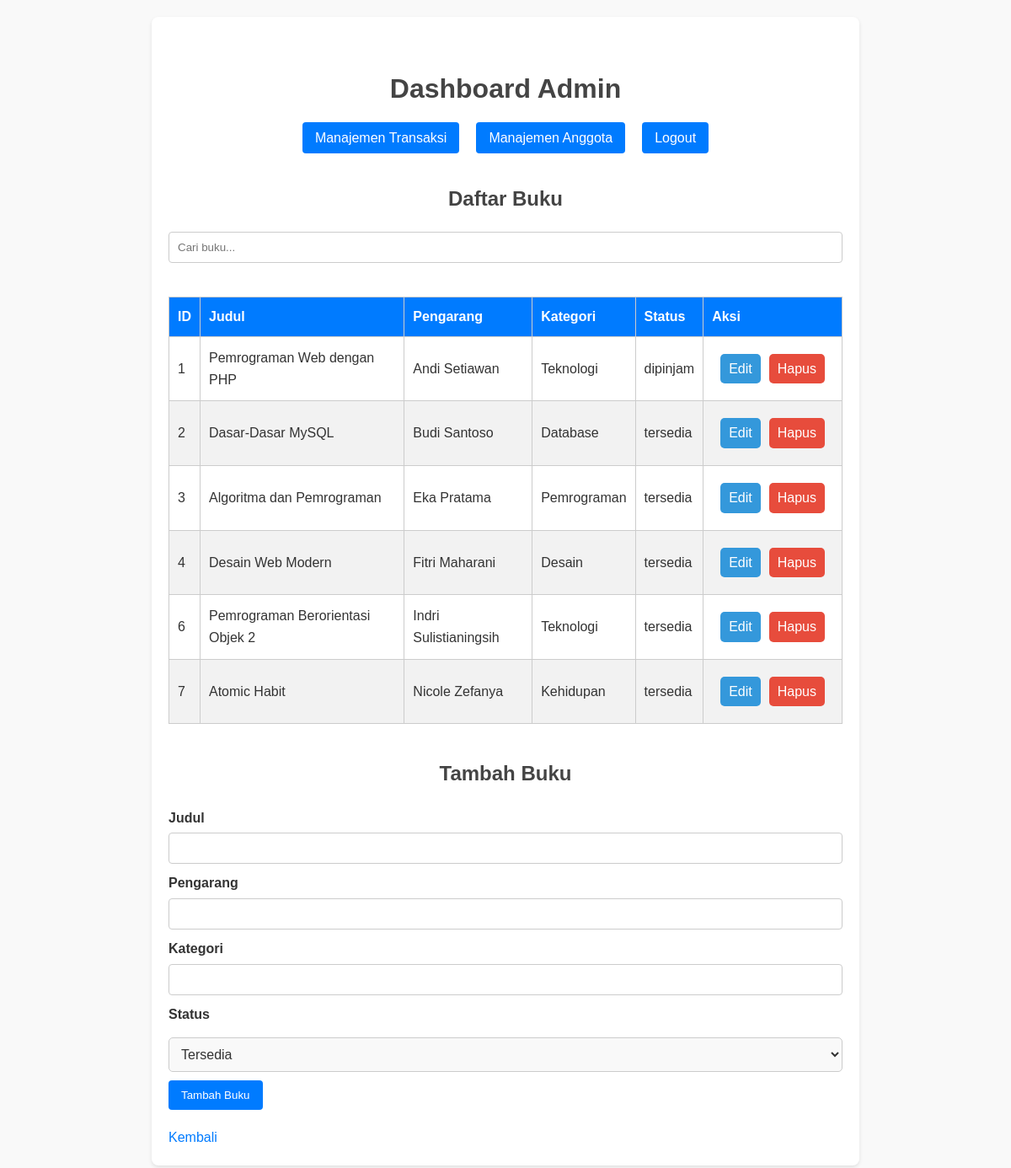
Page /dashboard.php (signed in) on the committed database.
### tables this page shows
CREATE TABLE `buku` (
  `id` int(11) NOT NULL,
  `judul` varchar(255) DEFAULT NULL,
  `pengarang` varchar(255) DEFAULT NULL,
  `kategori` varchar(50) DEFAULT NULL,
  `status` enum('tersedia','dipinjam') DEFAULT NULL
);

### dashboard.php (the view, shortened to what this page needs)
<?php
include 'koneksi.php';
?>
<!DOCTYPE html>
<html lang="id">
<head>
  <link rel="stylesheet" href="style.css">
</head>
<body>
  <div class="container">
    <h1>Dashboard Admin</h1>
    <ul>
      <li><a href="transaksi.php">Manajemen Transaksi</a></li>
      <li><a href="anggota.php">Manajemen Anggota</a></li>
      <li><a href="logout.php">Logout</a></li>
    </ul>
    <h2>Daftar Buku</h2>
    <input type="text" id="keyword" placeholder="Cari buku..." onkeyup="searchBooks()">
    <table>
      <thead>
        <tr>
          <th>ID</th>
          <th>Judul</th>
          <th>Pengarang</th>
          <th>Kategori</th>
          <th>Status</th>
          <th>Aksi</th>
        </tr>
      </thead>
      <tbody>
        <?php
        $result = $conn->query("SELECT * FROM buku");
        while ($row = $result->fetch_assoc()) {
          echo "<tr>
                        <td>{$row['id']}</td>
                        <td>{$row['judul']}</td>
                        <td>{$row['pengarang']}</td>
                        <td>{$row['kategori']}</td>
                        <td>{$row['status']}</td>
                        <td>
                          <div class='btn-aksi'>
                            <a class='edit' href='dashboard.php?edit={$row['id']}'>Edit</a>
                            <a class='hapus' href='dashboard.php?delete={$row['id']}' onclick='return confirm(\"Hapus buku ini?\")'>Hapus</a>
                          </div>
                        </td>
                    </tr>";
        }
        ?>
      </tbody>
    </table>
    <h2><?php echo isset($_GET['edit']) ? 'Edit' : 'Tambah'; ?> Buku</h2>
    <form method="POST">
      <label>Judul</label>
      <input type="text" name="judul" value="<?php echo isset($edit_data) ? $edit_data['judul'] : ''; ?>" required>
      <label>Pengarang</label>
      <input type="text" name="pengarang" value="<?php echo isset($edit_data) ? $edit_data['pengarang'] : ''; ?>" required>
      <label>Kategori</label>
      <input type="text" name="kategori" value="<?php echo isset($edit_data) ? $edit_data['kategori'] : ''; ?>" required>
      <label>Status</label>
      <select name="status" required>
        <option value="tersedia" <?php echo isset($edit_data) && $edit_data['status'] == 'tersedia' ? 'selected' : ''; ?>>Tersedia</option>
      </select>
      <button type="submit" name="<?php echo isset($_GET['edit']) ? 'edit' : 'add'; ?>">
        <?php echo isset($_GET['edit']) ? 'Simpan Perubahan' : 'Tambah Buku'; ?>
      </button>
    </form>
    <a href="dashboard.php" class="btn-back">Kembali</a>
  </div>
</body>
</html>

### style.css (style rules this page uses)
body, h1, h2, h3, p, ul, li, input, button, table { margin: 0; padding: 0; box-sizing: border-box; font-family: Arial, sans-serif; }
body { background-color: #f9f9f9; color: #333; line-height: 1.6; padding: 20px; }
.container { max-width: 800px; margin: 0 auto; background: #fff; padding: 20px; border-radius: 8px; box-shadow: 0 2px 4px rgba(0, 0, 0, 0.1); }
h1, h2 { color: #444; margin-bottom: 20px; margin-top: 40px; text-align: center; }
a { color: #007bff; text-decoration: none; }
form { margin-bottom: 20px; }
label { display: block; margin-bottom: 5px; font-weight: bold; }
input[type="text"], input[type="password"], input[type="email"] { width: 100%; padding: 10px; margin-bottom: 10px; border: 1px solid #ccc; border-radius: 4px; }
button { background-color: #007bff; color: white; padding: 10px 15px; border: none; border-radius: 4px; cursor: pointer; }
select { width: 100%; padding: 10px; margin: 10px 0; border: 1px solid #ccc; border-radius: 5px; background-color: #f9f9f9; font-size: 16px; color: #333; transition: border-color 0.3s ease, box-shadow 0.3s ease; }
option { padding: 10px; font-size: 16px; }
table { width: 100%; border-collapse: collapse; margin-top: 20px; }
table th, table td { padding: 10px; border: 1px solid #ccc; text-align: left; }
table th { background-color: #007bff; color: white; }
table tr:nth-child(even) { background-color: #f2f2f2; }
#keyword { width: 100%; padding: 10px; margin-bottom: 20px; border: 1px solid #ccc; border-radius: 4px; }
ul { list-style: none; display: flex; justify-content: center; margin-bottom: 20px; }
ul li { margin: 0 10px; }
ul li a { padding: 10px 15px; background: #007bff; color: white; border-radius: 4px; }
.btn-aksi { text-align: center; padding: 10px; display: flex; height: 100%; gap: 10px; }
.btn-aksi a { display: inline-block; padding: 5px 10px; color: #fff; text-decoration: none; border-radius: 5px; transition: background-color 0.3s ease, transform 0.3s ease; }
.btn-aksi a.edit { background-color: #3498db; }
.btn-aksi a.hapus { background-color: #e74c3c; }

### rows in the picture
buku: id "1", judul "Pemrograman Web dengan PHP", pengarang "Andi Setiawan", kategori "Teknologi", status "dipinjam"
buku: id "2", judul "Dasar-Dasar MySQL", pengarang "Budi Santoso", kategori "Database", status "tersedia"
buku: id "3", judul "Algoritma dan Pemrograman", pengarang "Eka Pratama", kategori "Pemrograman", status "tersedia"
buku: id "4", judul "Desain Web Modern", pengarang "Fitri Maharani", kategori "Desain", status "tersedia"
buku: id "6", judul "Pemrograman Berorientasi Objek 2", pengarang "Indri Sulistianingsih", kategori "Teknologi", status "tersedia"
buku: id "7", judul "Atomic Habit", pengarang "Nicole Zefanya", kategori "Kehidupan", status "tersedia"
